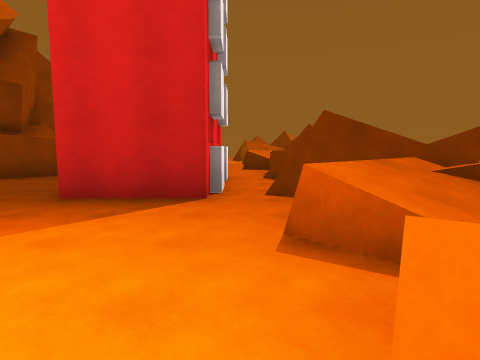
[1] (above)

19 first-person views from a walk through a Unity game level. The camera is 1.5 m above the floor, tilts 6° down and sees 75° across. The floor is counted in squares, 2 m on a side. Each view is taken from the middle of a square. On the plan, view 1 faces up. The plan holds only what a view shows up to about 10 squares ahead; the rest is blank. The place goes on beyond the plan.

[2]
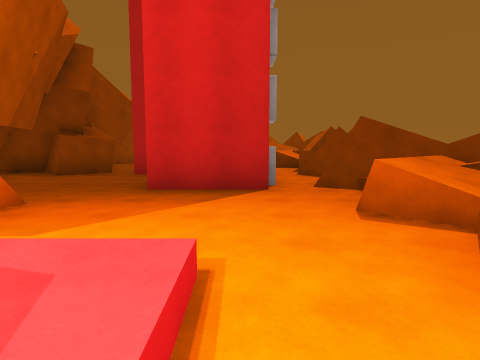

[3]
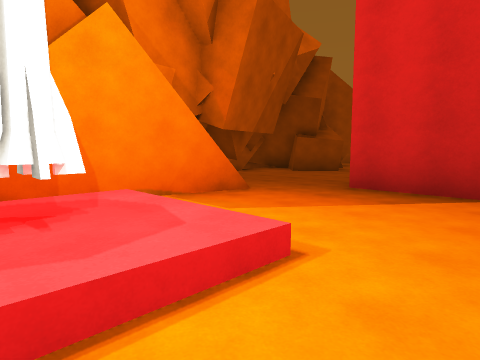

[4]
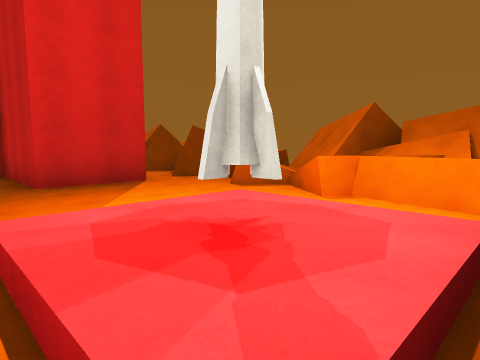

[5]
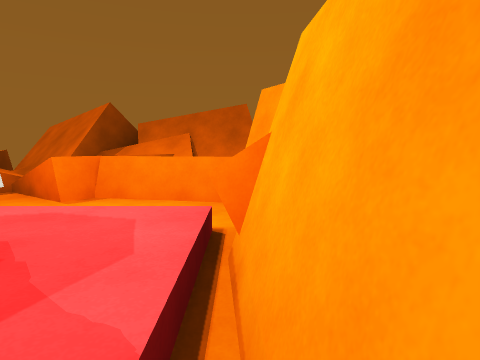

[6]
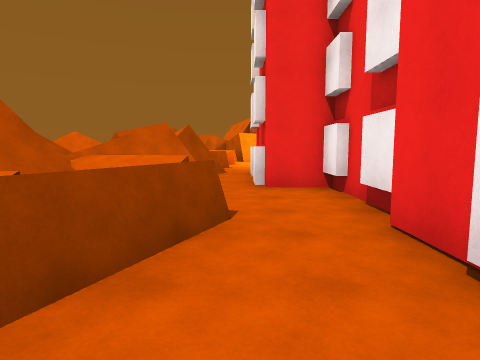

[7]
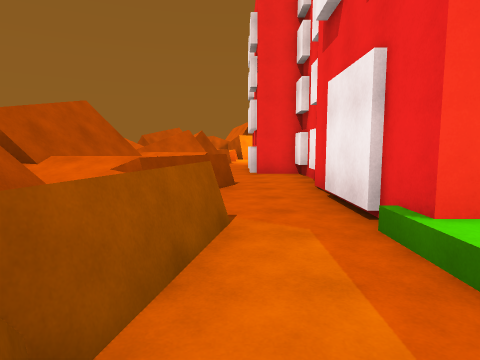

[8]
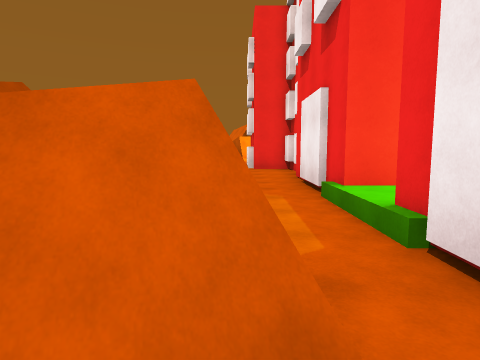

[9]
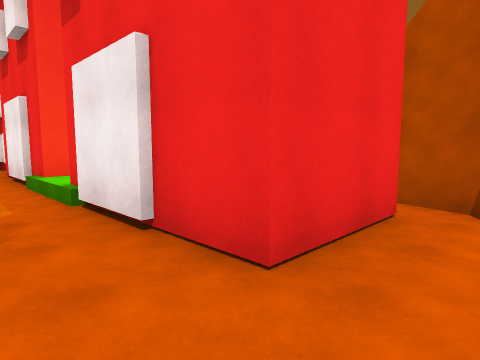

[10]
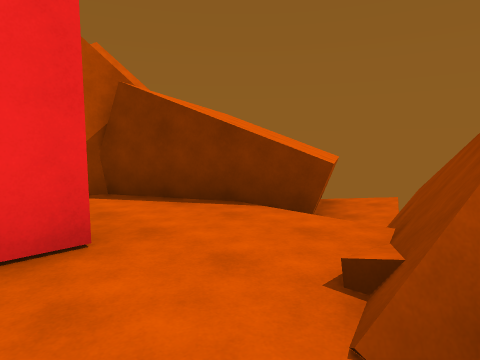

[11]
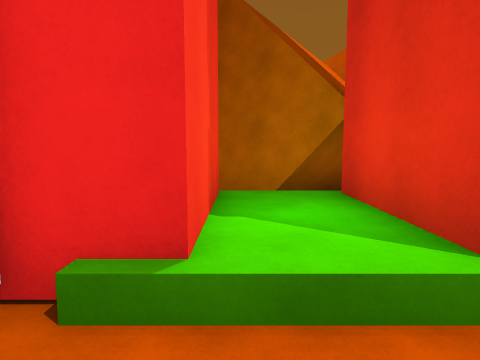

[12]
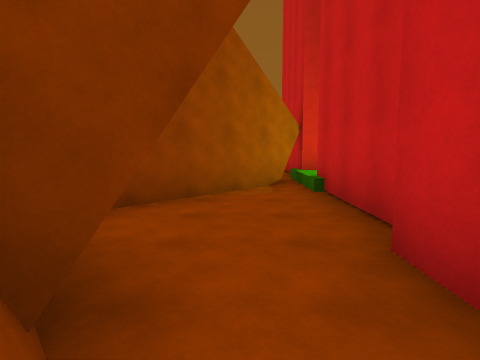

[13]
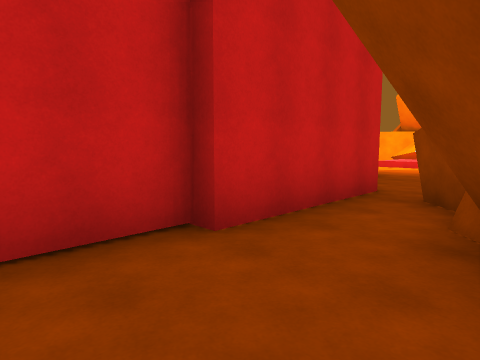

[14]
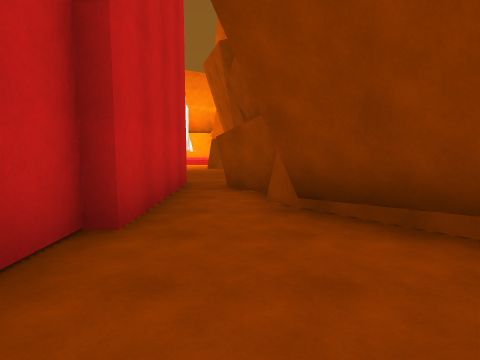

[15]
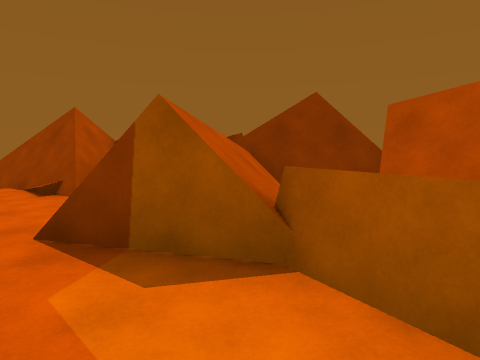

[16]
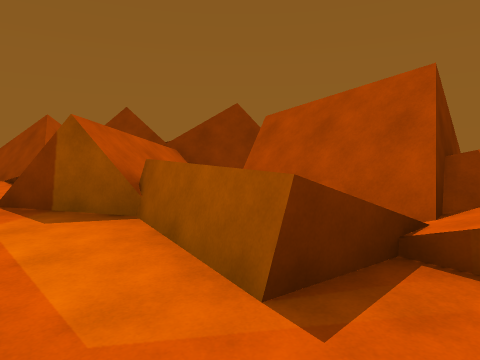

[17]
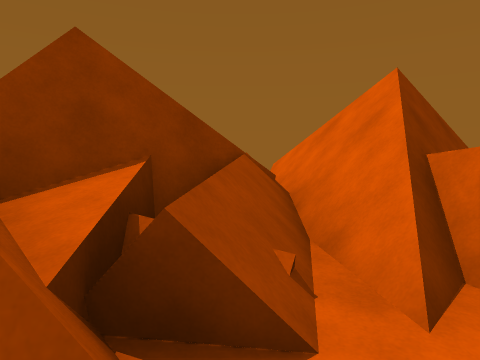

[18]
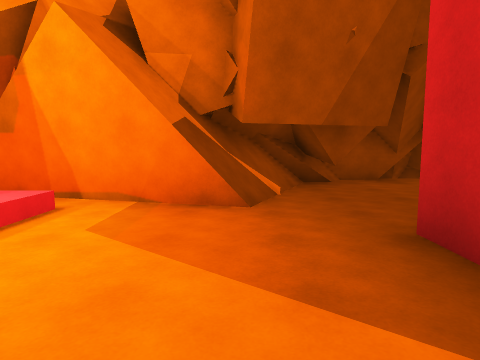

[19]
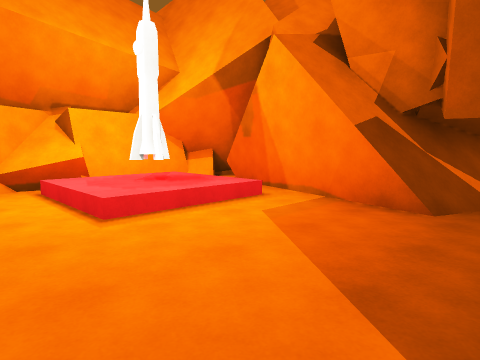

### Floor plan
Key: @ floor where view 1 was taken; # wall or solid block; . main floor; : floor 0.5 m higher than the main floor; + floor 1 m higher than the main floor; = window, fence, low wall or low ledge; ^ raised ledge; v drop or lower ground; B building; R rocket.
Columns run from 7 left of view 1 to 4 right of it. Each row starts with its distance up from view 1.
 22    ### ####
 21   ##....#+##
 20   #.....=+=v
 19   #   ...###
 18   #. B.#####
 17   ## B..#.v#
 16   ##::..==##
 15  ##.::..==##
 14 ##..BB..==#
 13 #...BB...#=
 12 #...BB..==#
 11 ##.BBB..==#
 10  #.B B...=#
  9  #.B B..==#
  8 ###BBBB.##
  7 ##...BB.#=
  6 #....BB.. =
  5 ##...BB.#=#v
  4 ##......#==v
  3  ###....=###
  2   ##....#=#^
  1   #.....==#^
  0   #.::.@==^^
 -1   #.R:..==^
 -2  ##.##^##=#
 -3  ######

Positions as (right, up) in squares from view 1, and headings:
1: (0, 0), facing up
2: (-1, -1), facing up
3: (0, -1), facing up-left
4: (-4, -2), facing up-right
5: (-4, -2), facing right
6: (0, 14), facing down
7: (0, 17), facing down
8: (0, 19), facing down
9: (0, 21), facing down-left
10: (1, 19), facing up-left
11: (0, 15), facing left
12: (-5, 9), facing up
13: (-6, 13), facing down-right
14: (-5, 14), facing down
15: (-1, 15), facing up-right
16: (-1, 13), facing up-right
17: (0, 20), facing right
18: (0, 3), facing left
19: (0, 4), facing down-left
